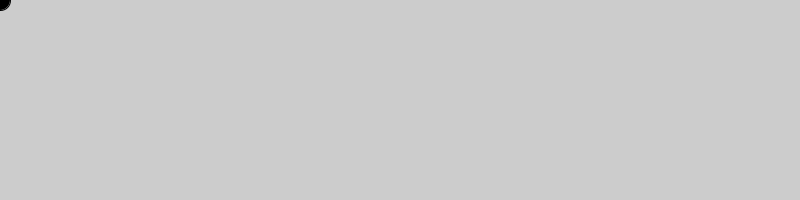
Frame 1 (no input)
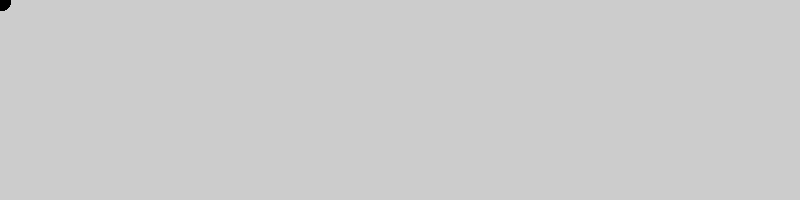
Frame 60 (the mouse pressed at the canvas centre just before this capture)
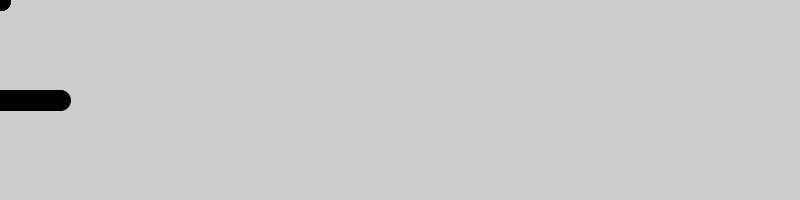
Frame 120 (the mouse held since frame 60 and released just before this capture)

The Processing sketch that drew these frames (run headless with seeded random() and noise(); from frame 60 on, the mouse is pressed at the canvas centre):

// Processing sketch: Dot_Race
// ── Dot_Race.pde

//1. Make a variable to hold the X co-ordinate of the dot, and set it to something.
int B = 0;
void setup() {
  size(800, 200);
}

void draw() {
  //3. make it a nice color
 fill(0,0,0);
  //4. if the mouse is pressed...
 if(mousePressed){
 B = B+1;
 }
  //5. ... change the X co-ordinate so that the dot moves to the right
    
  //2. Draw an ellipse of height and width 100. Make sure to use your variable for the X position.
 ellipse(B,mouseY,20,20);
  //6. Make your dot move really fast so that it can win the race (you have to figure out what part of your code to change)

  //7. Use this method to play a ding when your dot crosses the finish line.
 
}
